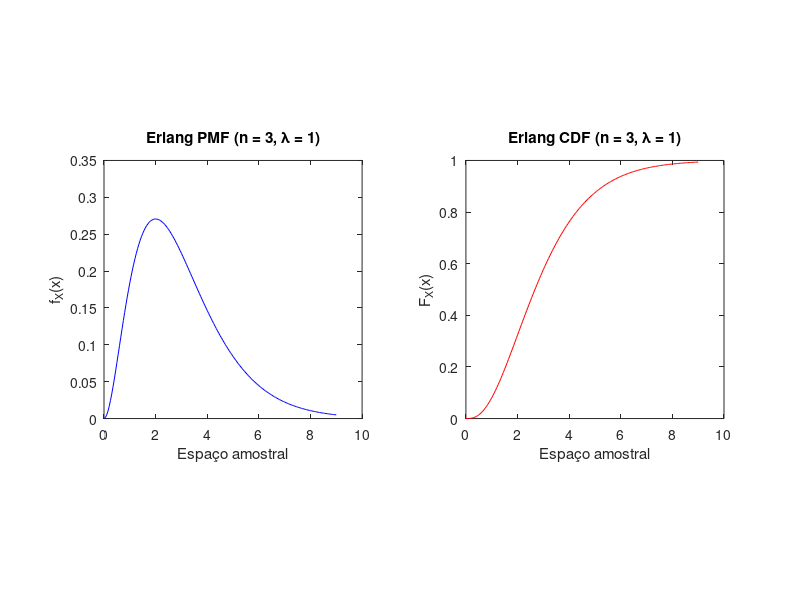

Source code (MATLAB):
clear all clc clf

% Função para calcular a função de massa de probabilidade (pmf) de uma variável aleatória de Poisson
function pmf=poissonpmf(alpha, x)
  % Variável aleatória de Poisson (alpha) X,
  % saída = vetor pmf: pmf(i)=P[X=x(i)]
  x = x(:);
  k=(1:max(x))';
  logfacts =cumsum(log(k));
  pb=exp([-alpha; ...
  -alpha+ (k*log(alpha))-logfacts]);
  okx=(x>=0).*(x==floor(x));
  x=okx.*x;
  pmf=okx.*pb(x+1);
  % pmf(i) = 0 para todo x(i) com probabilidade zero
  pmf = pmf';
endfunction

% Função para calcular a função de distribuição cumulativa (cdf) de uma variável aleatória de Poisson
function cdf=poissoncdf(alpha,x)
  % saída cdf(i)=Prob[X<=x(i)]
  x=floor(x(:));
  sx=0:max(x);
  cdf=cumsum(poissonpmf(alpha,sx)');
  % cdf de 0 até max(x)
  okx=(x>=0);% x(i)<0 -> cdf=0
  x=(okx.*x);% nega x(i)=0
  cdf= okx.*cdf(x+1);
  % cdf = 0 para todo x(i) < 0
  cdf = cdf';
endfunction

% Função para calcular a função de densidade de probabilidade (pdf) de uma variável aleatória de Erlang
function f = erlangpdf(n,lambda,x)
  f=((lambda^n)/factorial(n-1))...
  *(x.^(n-1)).*exp(-lambda*x);
endfunction

% Função para calcular a função de distribuição cumulativa (cdf) de uma variável aleatória de Erlang
function F = erlangcdf(n, lambda, sx)
  % Forma contínua pode ser calculada por
  % F = 1.0 - poissonpdf(n-1, lambda*x);

  % Alteração para variáveis discretas
  % px = erlangpdf(n, lambda, x);
  % F(1) = px(1);
  % for i = 1:length(x)-1
  %  F(i+1) = F(i) + px(i+1);
  % endfor

  f = @(x)((lambda^n)/factorial(n-1))*(x.^(n-1)).*exp(-lambda .* x);
  for i = 1:length(sx)
    F(i) = quadcc(f, 0, sx(i));
  endfor
endfunction

% Função para calcular o valor esperado de uma variável aleatória
function E = expectedValue(sx, px)
  v = sx .* px;
  E = sum(v);
endfunction

% Espaço amostral e parâmetros
sx = 0:0.05:9;
n = 3;
lambda = 1;

% Cálculo da PMF e CDF
px = erlangpdf(n, lambda, sx);
fx = erlangcdf(n, lambda, sx);

% Valor esperado
E = expectedValue(sx, px)

% Plot da PMF
figure(1);
subplot(1,2,1);
plot(sx, px, 'b-');
title('Erlang PMF (n = 3, \lambda = 1)');
xlabel("Espaço amostral");
ylabel('f_X(x)');
axis square

% Plot da CDF
figure(1);
subplot(1,2,2);
plot(sx, fx, 'r-');
title('Erlang CDF (n = 3, \lambda = 1)');
xlabel("Espaço amostral");
ylabel("F_X(x)");
axis square
